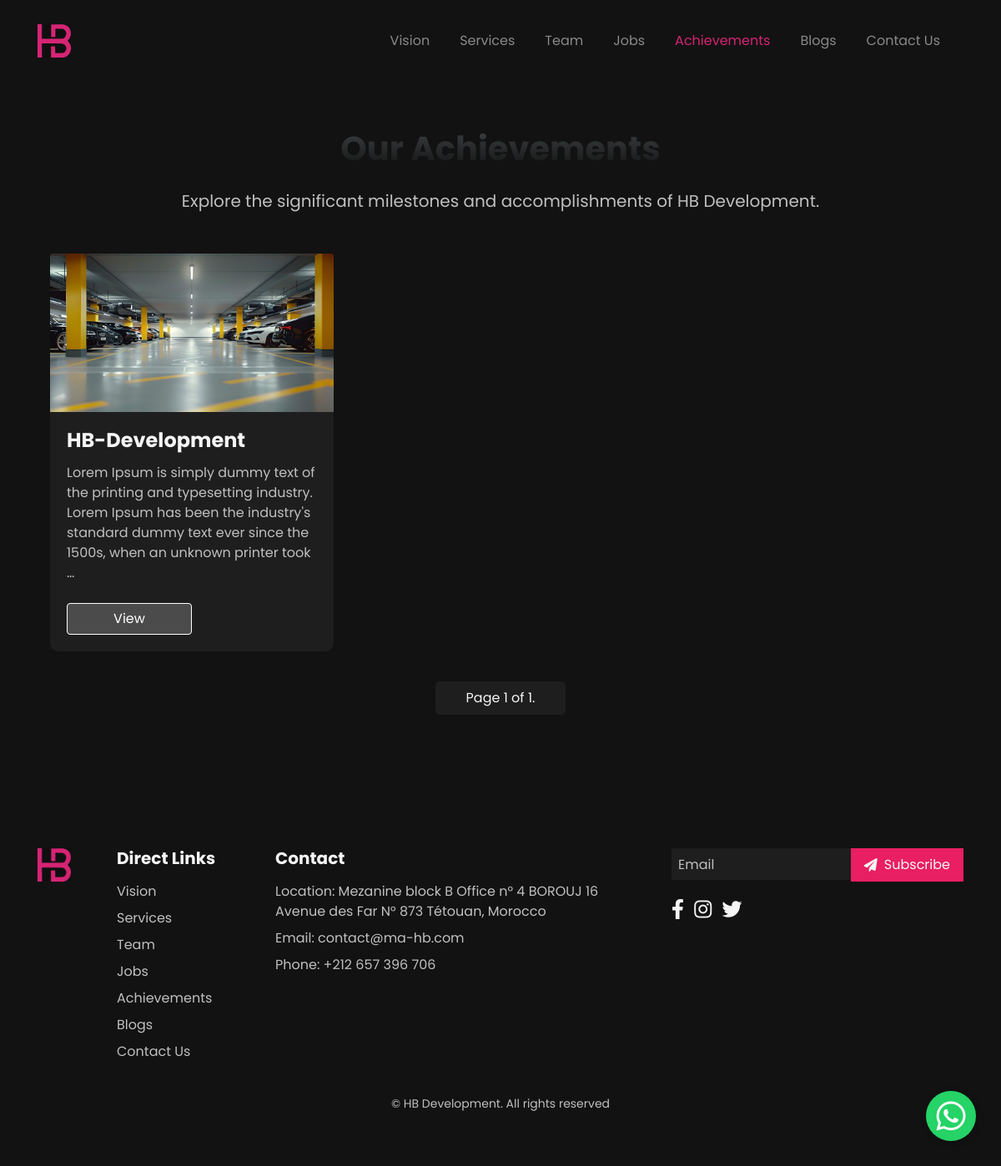
Page /achievements/ on the committed database.
### pages/models.py (models this page shows, shortened)
class Achievements(models.Model):
    image = models.ImageField(upload_to='achievements_images/', null=True, blank=True)
    name = models.CharField(max_length=255)
    description = models.TextField()
    link = models.URLField(max_length=200, null=True, blank=True)
    created_at = models.DateTimeField(default=timezone.now)
    meta_description = models.CharField(max_length=160, null=True, blank=True)
    meta_keywords = models.CharField(max_length=255, null=True, blank=True)
    og_title = models.CharField(max_length=255, null=True, blank=True)
    og_description = models.CharField(max_length=255, null=True, blank=True)
    og_image = models.ImageField(upload_to='seo_images/', null=True, blank=True)
    og_type = models.CharField(max_length=50, default='article')

### pages/views.py (the view)
# urls.py: path('achievements/', views.achievements, name='achievements'),
def achievements(request):
    achievements_list = Achievements.objects.all()
    paginator = Paginator(achievements_list, 6)  # Show 6 courses per page
    page_number = request.GET.get('page')
    page_obj = paginator.get_page(page_number)
    return render(request, 'pages/achievements.html', {'page_obj': page_obj})

### templates/pages/achievements.html (shortened to what this page needs)
{% extends "base.html" %}
{% load static %}
{% block extra_css %}
<link rel="stylesheet" href="https://cdnjs.cloudflare.com/ajax/libs/font-awesome/6.0.0-beta3/css/all.min.css">
{% endblock %}
{% block content %}
<section class="jobs-section py-5">
    <div class="container">
        <h2 class="section-title mb-4 text-center scroll-left">Our Achievements</h2>
        <p class="section-subtitle mb-5 text-center scroll-right">Explore the significant milestones and accomplishments of HB Development.</p>
        <div class="row">
            {% for achievement in page_obj %}
            <div class="col-md-4 scroll-left">
                <div class="card job-card">
                    {% if achievement.image %}
                    <img src="{{ achievement.image.url }}" class="card-img-top" alt="{{ achievement.name }}" data-bs-toggle="modal" data-bs-target="#achievementModal{{ achievement.id }}">
                    {% else %}
                    <img src="{% static 'images/default_course.jpg' %}" class="card-img-top" alt="Default Image">
                    {% endif %}
                    <div class="card-body" data-bs-toggle="modal" data-bs-target="#achievementModal{{ achievement.id }}">
                        <h5 class="card-title" data-bs-toggle="modal" data-bs-target="#achievementModal{{ achievement.id }}">{{ achievement.name }}</h5>
                        <p class="card-text" data-bs-toggle="modal" data-bs-target="#achievementModal{{ achievement.id }}">{{ achievement.description|truncatewords:30|safe }}</p>
                        <div class="mt-4 d-flex justify-content-between">
                            {% if achievement.link %}
                                <a href="{{ achievement.link }}" class="btn btn-primary-1 w-50" target="_blank">View</a>
                            {% else %}
                                <a href="#" class="btn btn-primary-1 w-50 disabled">View</a>
                            {% endif %}
                        </div>
                    </div>
                </div>
            </div>
            {% endfor %}
        </div>
        <div class="pagination scroll-right">
            <span class="step-links">
                <span class="current">
                    Page {{ page_obj.number }} of {{ page_obj.paginator.num_pages }}.
                </span>
            </span>
        </div>
    </div>
</section>
{% endblock %}

### static/css/base.css (style rules this page uses)
:root { --body-font: 'Poppins', sans-serif; --biggest-font-size: 5rem; --bigger-font-size: 3.5rem; --big-font-size: 2.5rem; --h2-font-size: 1.25rem; --h3-font-size: 1.125rem; --normal-font-size: .938rem; --small-font-size: .813rem; --smaller-font-size: .75rem; --text-line-height: 2rem; --font-medium: 500; --font-semi-bold: 600; }
@media screen and (min-width: 968px) { :root { --biggest-font-size: 7.5rem; --bigger-font-size: 4.5rem; --big-font-size: 4rem; --h2-font-size: 1.5rem; --h3-font-size: 1.25rem; --normal-font-size: 1rem; --small-font-size: .875rem; --smaller-font-size: .813rem; } }

### templates/pages/achievements.html (style rules this page uses)
.jobs-section { background-color: #121212; color: #f5f5f5; }
.section-title { font-size: 2.5rem; font-weight: bold; color: #e5e5e5; background: linear-gradient(180deg, #3B3E40 0%, #141515 100%); -webkit-background-clip: text; -webkit-text-fill-color: transparent; background-clip: text; text-fill-color: transparent; }
.section-subtitle { font-size: 1.25rem; color: #c0c0c0; }
.job-card { background-color: #1e1e1e; border: none; border-radius: 10px; transition: transform 0.3s ease; color: #f5f5f5; margin-bottom: 20px; position: relative; }
.card-title { font-size: 1.5rem; font-weight: bold; color: #f5f5f5; margin-top: 0; }
.card-text { color: #c0c0c0; margin-bottom: 1rem; }
.btn-primary-1 { background: rgba(255, 255, 255, 0.2); border: 1px solid #FFFFFF; border-radius: 4px; color:#fff; }
.pagination { display: flex; justify-content: center; padding: 1rem 0; }
.pagination a, .pagination span { margin: 0 5px; padding: 8px 16px; color: #f5f5f5; background-color: #1e1e1e; border-radius: 5px; text-decoration: none; }

### templates/base.html (style rules this page uses)
html, body { overflow-x: hidden; }
body { background-color: #121212; color: #FFFFFF; font-family: 'poppins', sans-serif; }
.btn-primary-1 { background: rgba(255, 255, 255, 0.2); border: 1px solid #FFFFFF; border-radius: 4px; color: #fff; z-index: 10; position: relative; }
.scroll-left { opacity: 0; animation: slide-in-left 1s forwards; }
.scroll-right { opacity: 0; animation: slide-in-right 1s forwards; }

### rows in the picture
Achievements: image (picture), name "HB-Development", description "Lorem Ipsum is simply dummy text of the printing and typesetting industry. Lorem Ipsum has been the industry's standard dummy text ever since the 1500s, when an unknown printer took …"

### other values in the picture
{{ page_obj.number }} "1"
{{ page_obj.paginator.num_pages }} "1"
